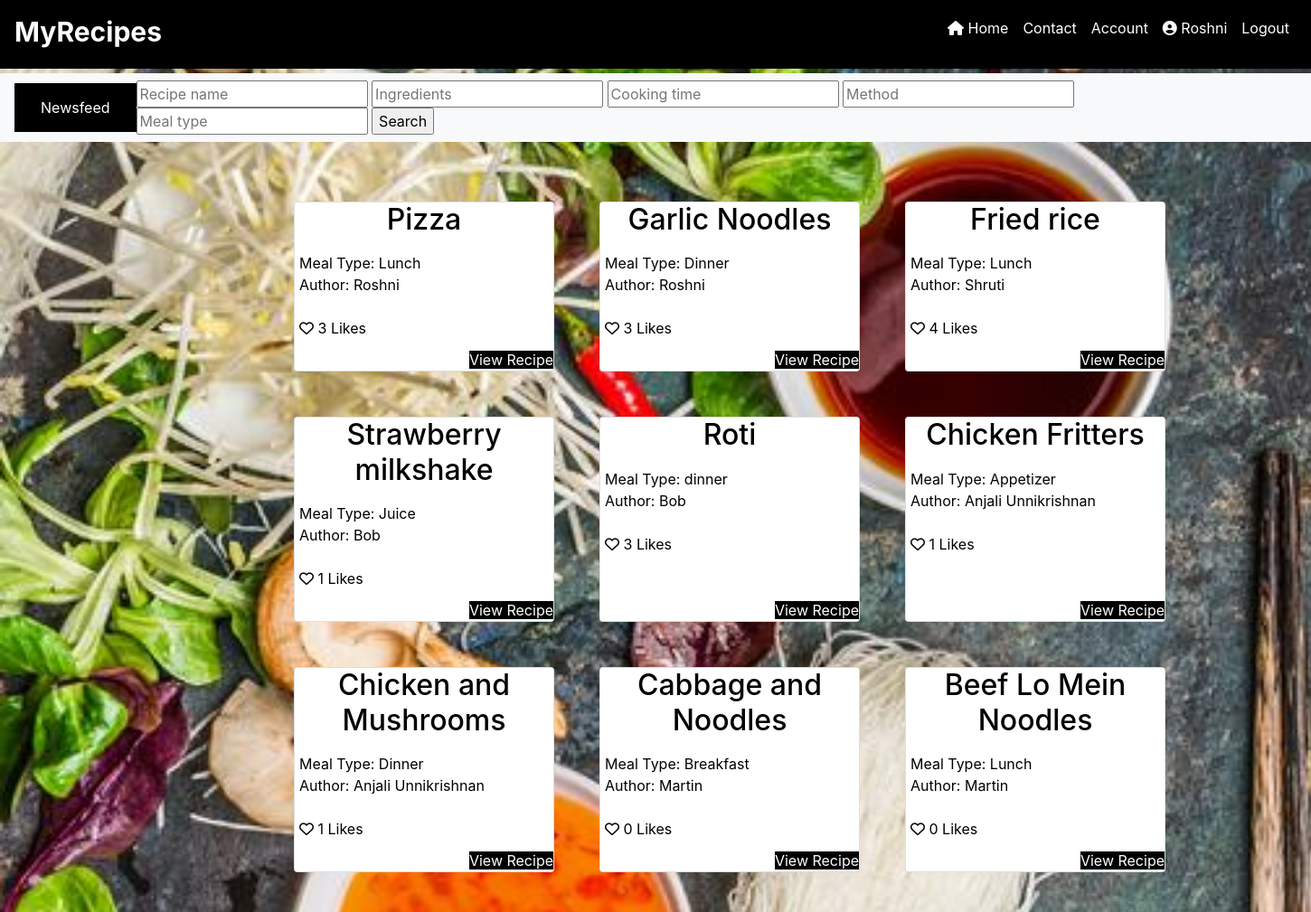
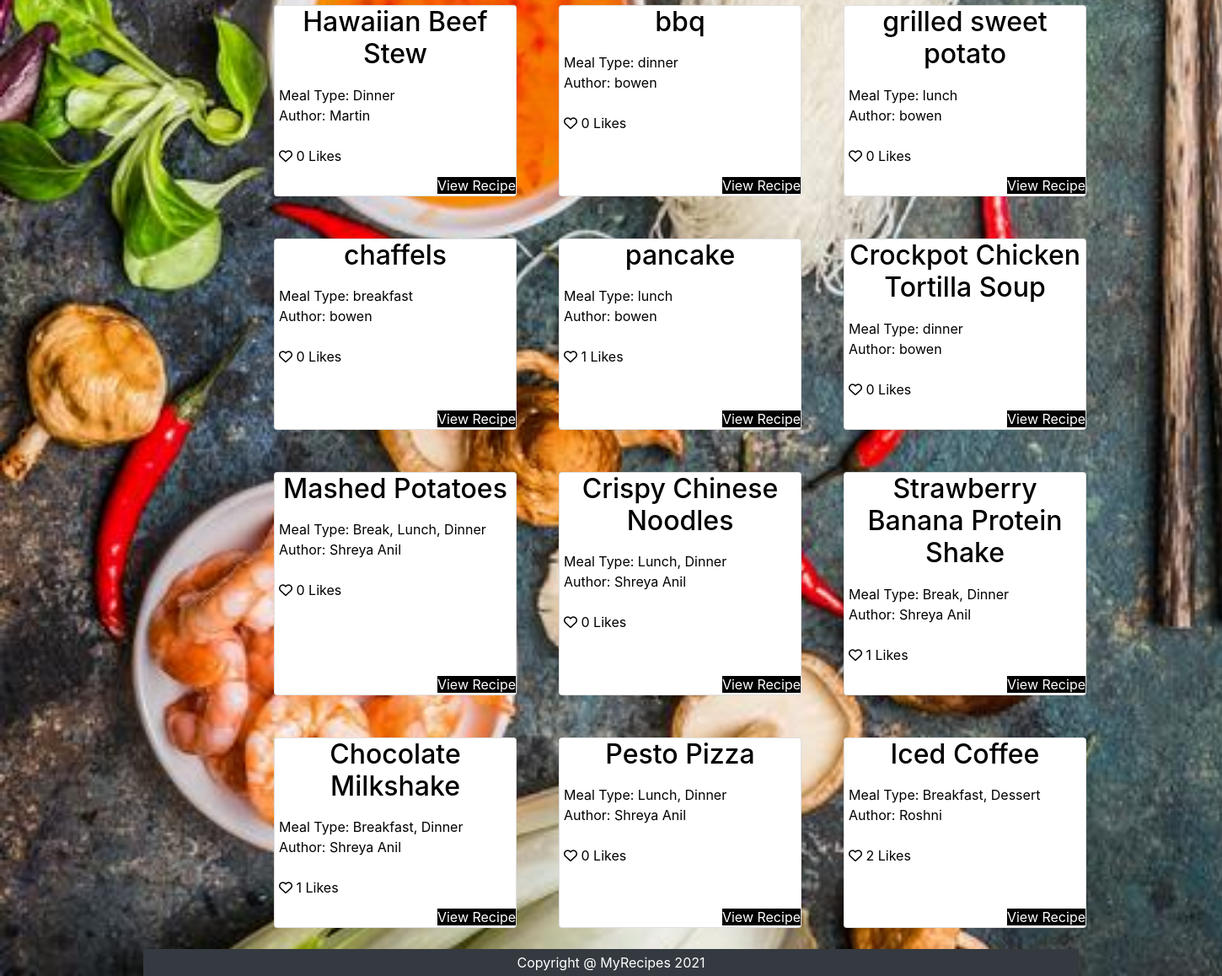
Screenshot of /home (signed in) with the database file from the repository (2 pictures, top to bottom).
### myrecipesblog/models.py (models this page shows, shortened)
class User(db.Model, UserMixin):
    id = db.Column(db.Integer, primary_key=True)
    username = db.Column(db.String(20), unique=True, nullable=False)
    email = db.Column(db.String(120), unique=True, nullable=False)
    image_file = db.Column(db.String(20), nullable=False, default='default.jpg')
    password = db.Column(db.String(60), nullable=False)
    account_type = db.Column(db.String(30), nullable=False)
    recipes = db.relationship('Recipe', backref='author', lazy=True)
    user_notes = db.relationship('Note', backref='author', lazy=True)
    comments = db.relationship('RecipePostComment', backref='author', lazy=True)
    subscribers = db.relationship(
        'Subscription',
        foreign_keys='Subscription.subscriber_id',
        backref='user', lazy='dynamic')
    liked = db.relationship(
        'RecipePostLike',
        foreign_keys='RecipePostLike.user_id',
        backref='user', lazy='dynamic')
    tried = db.relationship(
        'RecipePostTried',
        foreign_keys='RecipePostTried.user_id',
        backref='user', lazy='dynamic')

class Recipe(db.Model):
  id = db.Column(db.Integer, primary_key=True)
  recipe_name = db.Column(db.String(100), unique=True, nullable=False)
  recipe_ingredient = db.Column(db.String(100), nullable=False)
  recipe_cook_time = db.Column(db.Integer, nullable=False)
  recipe_method= db.Column(db.String(100), nullable=False)
  recipe_meal_type = db.Column(db.String(100), nullable=False)
  date_posted = db.Column(db.DateTime, nullable=False, default=datetime.utcnow)
  image_file = db.Column(db.String(20), nullable=False, default='default.jpg')
  content = db.Column(db.Text, nullable=False)
  user_id = db.Column(db.Integer, db.ForeignKey('user.id'), nullable=False)
  notes = db.relationship('Note', backref='recipe', lazy='dynamic')
  likes = db.relationship('RecipePostLike', backref='recipe', lazy='dynamic')
  tries = db.relationship('RecipePostTried', backref='recipe', lazy='dynamic')
  comments = db.relationship('RecipePostComment', backref='article', lazy='dynamic') ## lazy = True  backref

### myrecipesblog/routes.py (the view)
@app.route("/")
@app.route("/home")
def home():
    recipes=[]
    allrecipes = Recipe.query.all()
    recipes.append(allrecipes)
    return render_template("home.html",recipes=recipes)

### myrecipesblog/models.py (called while the page is built)
@login_manager.user_loader
def load_user(user_id):
    return User.query.get(int(user_id))

### myrecipesblog/templates/home.html (shortened to what this page needs)
<!DOCTYPE html>
<html>
  <head>
    <link rel="stylesheet" href="https://maxcdn.bootstrapcdn.com/bootstrap/4.0.0/css/bootstrap.min.css">
    <link rel="stylesheet" type="text/css" href="{{ url_for('static', filename='styles.css') }}">
  </head>
  <body>
    <nav class="navbar navbar-expand-lg navbar-custom">
      <a class="navbar-brand navbar-custom" style="font-weight: bold; font-size: 30px" href="{{ url_for('home') }}">MyRecipes</a>
      <div class="collapse navbar-collapse navbar-collapse" id="navbarNav">
        <ul class="navbar-nav navbar-custom ml-auto">
          <li class="nav-item navbar-custom active">
            <a class="nav-link navbar-custom" href="{{ url_for('home') }}"><i class="fas fa-home"></i> Home <span class="sr-only">(current)</span></a>
          </li>
          <li class="nav-item navbar-custom">
            <a class="nav-link navbar-custom" href="{{ url_for('contact') }}">Contact</a>
          </li>
          {% if current_user.is_authenticated %}
          <li class="nav-item navbar-custom">
            <a class="nav-link navbar-custom" href="{{ url_for('account') }}">Account</a>
          </li>
          {% if current_user.account_type == 'Contributor' %}
          <li class="nav-item navbar-custom">
            <a class="nav-link navbar-custom" href="{{ url_for('profile') }}"><i class="fas fa-user-circle"></i> {{ current_user.username }}</a>
          </li>
          {% endif %}
          <li class="nav-item navbar-custom">
            <a class="nav-link navbar-custom" href="{{ url_for('logout') }}">Logout</a>
          </li>
          {% endif %}
        </ul>
      </div>
    </nav>
    {% if current_user.is_authenticated %}
    <nav class="navbar navbar-expand-lg navbar-light bg-light">
      <a class="nfbutton" href="{{ url_for('newsfeed') }}">Newsfeed</a>
      <div class="collapse navbar-collapse" id="navbarNav">
      <ul class="navbar-nav ml-auto">
        <li class="nav-item active">
          <form method="POST">
           <input type="text" autofocus="autofocus" placeholder="Recipe name" name="search_string">
           <input type="text" autofocus="autofocus" placeholder="Ingredients" name="search_string2">
           <input type="text" autofocus="autofocus" placeholder="Cooking time" name="search_string3">
           <input type="text" autofocus="autofocus" placeholder="Method" name="search_string4">
           <input type="text" autofocus="autofocus" placeholder="Meal type" name="search_string5">
           <input type="submit" formaction="/search" value="Search">
          </form>
        </li>
      </ul>
    </div>
    </nav>
    {% endif %}
    <div class="container col-md-8">
    </div>
    <div class="backgroundcss">
      <div class="container" style="margin-left: 300px; margin-top: 40px">
        <div class="row">
            {% if current_user.is_authenticated %}
            {% for recipe_ind in recipes %}
            {% for recipe in recipe_ind %}
            <div class="card">
              <h2 class="card-title">{{ recipe.recipe_name }}</h2>
              <p class="card-text">
                Meal Type: {{ recipe.recipe_meal_type }}
                <br>
                Author: {{ recipe.author.username }}
                <br>
                <br>
                <i class="far fa-heart" style="margin-bottom: 10px;"></i> {{ recipe.likes.count() }} Likes
              </p>
              <br>
              <div class="align-self-end">
                <a class="button" href="{{ url_for('recipe', recipe_id=recipe.id) }}">View Recipe</a>
              </div>
            </div>
            {% endfor %}
            {% endfor %}
            {% endif %}
        </div>
      </div>
    </div>
<div class="container">
	  <footer class="py-1 bg-dark ">
		<div class="container">
		 <p class = "m-0 text-center text-white">
		   Copyright @ MyRecipes 2021
		 </p>
		</div>
	  </footer>
	</div>
  </body>
</html>

### myrecipesblog/static/styles.css (style rules this page uses)
.navbar-custom { background-color: black; color: white; margin-bottom: 5px; }
body { background-image: url('/static/images/food4.jpg'); background-size: cover; color: white; }
.card { width: 18rem; margin: 25px; }
.card-title { color: black; text-align: center; }
.card-text { color: black; text-align: left; margin: 5px; }
.align-self-end { position: absolute; bottom: 0; }
.button { background-color: black; color: white; }
.nfbutton { background-color: black; color: white; display: inline-block; width: 10%; height: 50%; text-align: center; padding: 15px; }

### rows the page displays
User: username "Roshni"
Recipe: recipe_name "Pizza", recipe_meal_type "Lunch", author.username "Roshni", likes.count "3"
Recipe: recipe_name "Garlic Noodles", recipe_meal_type "Dinner", author.username "Roshni", likes.count "3"
Recipe: recipe_name "Fried rice", recipe_meal_type "Lunch", author.username "Shruti", likes.count "4"
Recipe: recipe_name "Strawberry milkshake", recipe_meal_type "Juice", author.username "Bob", likes.count "1"
Recipe: recipe_name "Roti", recipe_meal_type "dinner", author.username "Bob", likes.count "3"
Recipe: recipe_name "Chicken Fritters", recipe_meal_type "Appetizer", author.username "Anjali Unnikrishnan", likes.count "1"
Recipe: recipe_name "Chicken and Mushrooms", recipe_meal_type "Dinner", author.username "Anjali Unnikrishnan", likes.count "1"
Recipe: recipe_name "Cabbage and Noodles", recipe_meal_type "Breakfast", author.username "Martin", likes.count "0"
Recipe: recipe_name "Beef Lo Mein Noodles", recipe_meal_type "Lunch", author.username "Martin", likes.count "0"
Recipe: recipe_name "Hawaiian Beef Stew", recipe_meal_type "Dinner", author.username "Martin", likes.count "0"
Recipe: recipe_name "bbq", recipe_meal_type "dinner", author.username "bowen", likes.count "0"
Recipe: recipe_name "grilled sweet potato", recipe_meal_type "lunch", author.username "bowen", likes.count "0"
Recipe: recipe_name "chaffels", recipe_meal_type "breakfast", author.username "bowen", likes.count "0"
Recipe: recipe_name "pancake", recipe_meal_type "lunch", author.username "bowen", likes.count "1"
Recipe: recipe_name "Crockpot Chicken Tortilla Soup", recipe_meal_type "dinner", author.username "bowen", likes.count "0"
Recipe: recipe_name "Mashed Potatoes", recipe_meal_type "Break, Lunch, Dinner", author.username "Shreya Anil", likes.count "0"
Recipe: recipe_name "Crispy Chinese Noodles", recipe_meal_type "Lunch, Dinner", author.username "Shreya Anil", likes.count "0"
Recipe: recipe_name "Strawberry Banana Protein Shake", recipe_meal_type "Break, Dinner", author.username "Shreya Anil", likes.count "1"
Recipe: recipe_name "Chocolate Milkshake", recipe_meal_type "Breakfast, Dinner", author.username "Shreya Anil", likes.count "1"
Recipe: recipe_name "Pesto Pizza", recipe_meal_type "Lunch, Dinner", author.username "Shreya Anil", likes.count "0"
Recipe: recipe_name "Iced Coffee", recipe_meal_type "Breakfast, Dessert", author.username "Roshni", likes.count "2"
